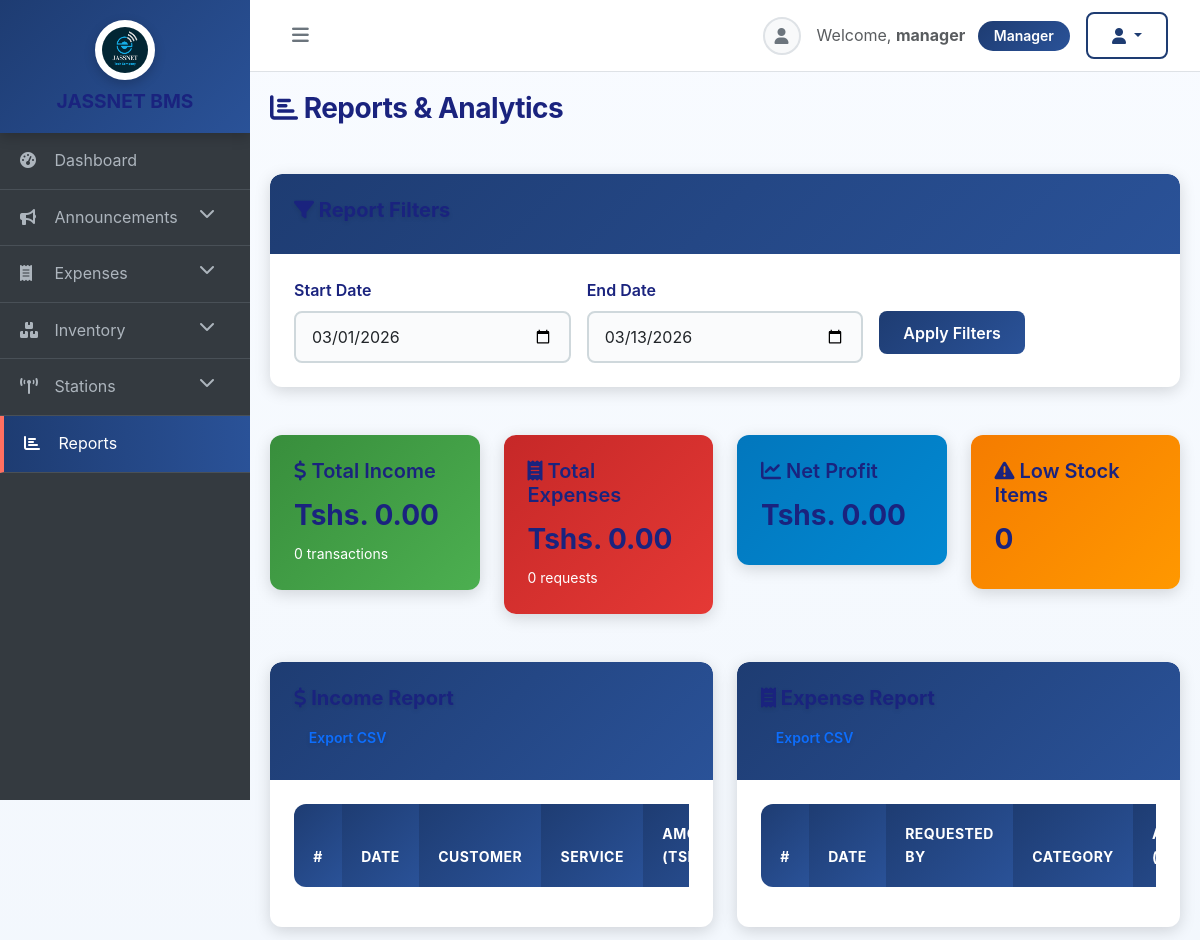
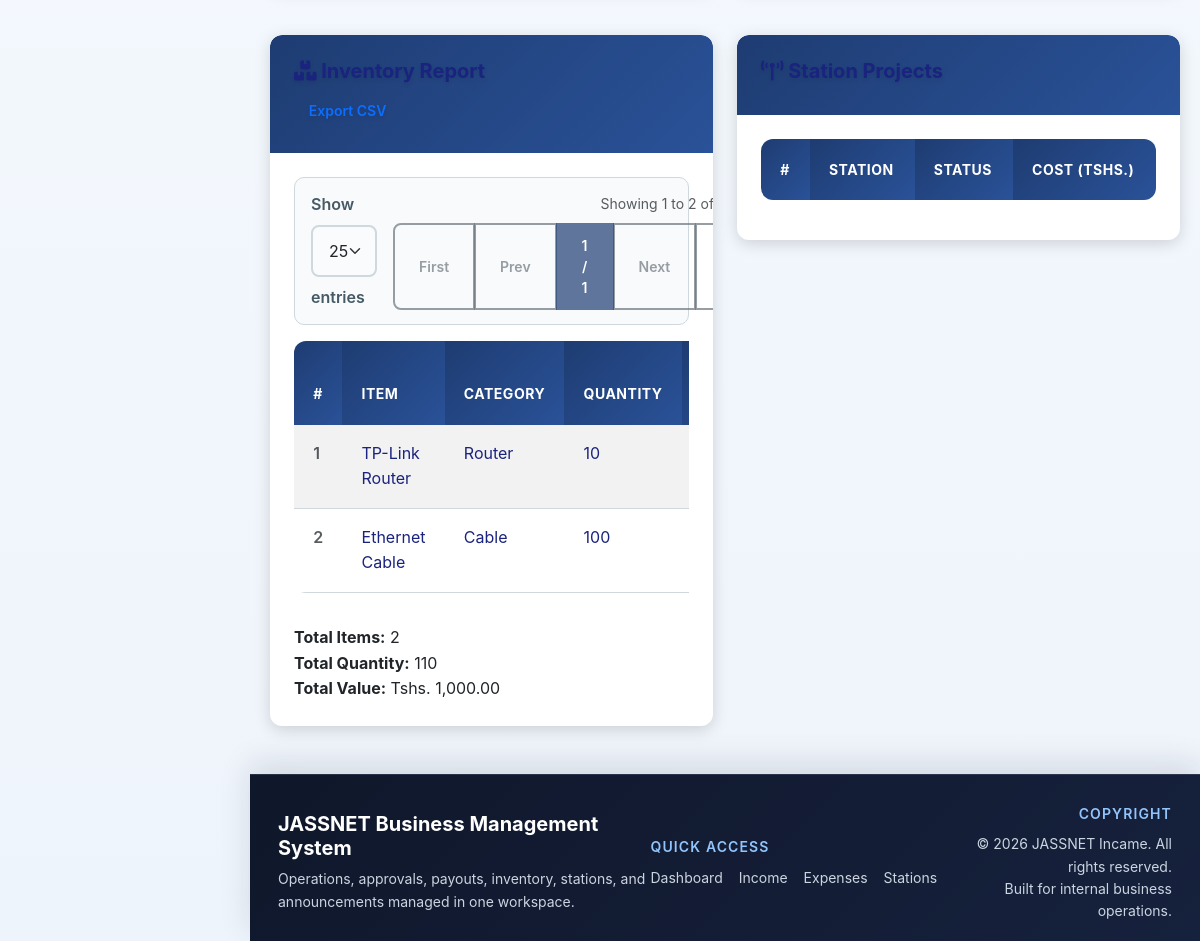
The app's page /pages/reports.php (signed in) with its own data (2 pictures, top to bottom).
### tables this page shows
CREATE TABLE inventory (
    id INT AUTO_INCREMENT PRIMARY KEY,
    item_name VARCHAR(100) NOT NULL,
    category ENUM('Router', 'Cable', 'Antenna', 'Tools', 'Accessories') NOT NULL,
    quantity INT NOT NULL,
    purchase_price DECIMAL(10,2),
    selling_price DECIMAL(10,2),
    supplier VARCHAR(100),
    purchase_date DATE,
    status ENUM('Available', 'Installed', 'Damaged') DEFAULT 'Available',
    is_deleted TINYINT(1) NOT NULL DEFAULT 0,
    deleted_at DATETIME NULL,
    notes TEXT
);

### pages/reports.php (the view, shortened to what this page needs)
<?php
require_once '../includes/functions.php';
$start_date = $_GET['start_date'] ?? date('Y-m-01');
$end_date = $_GET['end_date'] ?? date('Y-m-d');
$income_result = $conn->query("SELECT SUM(amount) as total, COUNT(*) as count FROM income WHERE date BETWEEN '$start_date' AND '$end_date'");
$income_summary = $income_result->fetch_assoc();
$expense_result = $conn->query("SELECT SUM(amount_requested) as total_requested, SUM(COALESCE(ep.amount_paid, 0)) as total_paid, COUNT(*) as count FROM expense_requests er LEFT JOIN expense_payments ep ON er.id = ep.expense_request_id WHERE er.request_date BETWEEN '$start_date' AND '$end_date'");
$expense_summary = $expense_result->fetch_assoc();
$inventory_result = $conn->query("SELECT COUNT(*) as total_items, SUM(quantity) as total_quantity, SUM(quantity * purchase_price) as total_value FROM inventory WHERE COALESCE(is_deleted, 0) = 0");
$inventory_summary = $inventory_result->fetch_assoc();
$low_stock_result = $conn->query("SELECT COUNT(*) as count FROM inventory WHERE quantity < 5 AND COALESCE(is_deleted, 0) = 0");
$low_stock_count = $low_stock_result->fetch_assoc()['count'];
?>
<?php include '../includes/header.php'; ?>
<div class="row mb-4">
    <div class="col-md-12">
        <h2><i class="fas fa-chart-bar"></i> Reports & Analytics</h2>
    </div>
</div>
<div class="row mb-4">
    <div class="col-md-12">
        <div class="card">
            <div class="card-header">
                <h5><i class="fas fa-filter"></i> Report Filters</h5>
            </div>
            <div class="card-body">
                <form method="GET" class="row g-3">
                    <div class="col-md-4">
                        <label for="start_date" class="form-label">Start Date</label>
                        <input type="date" class="form-control" id="start_date" name="start_date" value="<?php echo $start_date; ?>">
                    </div>
                    <div class="col-md-4">
                        <label for="end_date" class="form-label">End Date</label>
                        <input type="date" class="form-control" id="end_date" name="end_date" value="<?php echo $end_date; ?>">
                    </div>
                    <div class="col-md-4">
                        <label class="form-label">&nbsp;</label>
                        <button type="submit" class="btn btn-primary d-block">Apply Filters</button>
                    </div>
                </form>
            </div>
        </div>
    </div>
</div>
<div class="row mb-4">
    <div class="col-md-3">
        <div class="card text-white bg-success">
            <div class="card-body">
                <h5 class="card-title"><i class="fas fa-dollar-sign"></i> Total Income</h5>
                <h3>Tshs. <?php echo number_format($income_summary['total'] ?? 0, 2); ?></h3>
                <small><?php echo $income_summary['count'] ?? 0; ?> transactions</small>
            </div>
        </div>
    </div>
    <div class="col-md-3">
        <div class="card text-white bg-danger">
            <div class="card-body">
                <h5 class="card-title"><i class="fas fa-receipt"></i> Total Expenses</h5>
                <h3>Tshs. <?php echo number_format($expense_summary['total_paid'] ?? 0, 2); ?></h3>
                <small><?php echo $expense_summary['count'] ?? 0; ?> requests</small>
            </div>
        </div>
    </div>
    <div class="col-md-3">
        <div class="card text-white bg-info">
            <div class="card-body">
                <h5 class="card-title"><i class="fas fa-chart-line"></i> Net Profit</h5>
                <h3>Tshs. <?php echo number_format(($income_summary['total'] ?? 0) - ($expense_summary['total_paid'] ?? 0), 2); ?></h3>
            </div>
        </div>
    </div>
    <div class="col-md-3">
        <div class="card text-white bg-warning">
            <div class="card-body">
                <h5 class="card-title"><i class="fas fa-exclamation-triangle"></i> Low Stock Items</h5>
                <h3><?php echo $low_stock_count; ?></h3>
            </div>
        </div>
    </div>
</div>
<div class="row mb-4">
    <div class="col-md-6">
        <div class="card">
            <div class="card-header">
                <h5><i class="fas fa-dollar-sign"></i> Income Report</h5>
                <a href="?export=income&start_date=<?php echo $start_date; ?>&end_date=<?php echo $end_date; ?>" class="btn btn-sm btn-outline-primary">Export CSV</a>
            </div>
            <div class="card-body">
                <div class="table-responsive">
                    <table class="table table-striped">
                        <thead>
                            <tr>
                                <th>Date</th>
                                <th>Customer</th>
                                <th>Service</th>
                                <th>Amount (Tshs.)</th>
                            </tr>
                        </thead>
                    </table>
                </div>
            </div>
        </div>
    </div>
    <div class="col-md-6">
        <div class="card">
            <div class="card-header">
                <h5><i class="fas fa-receipt"></i> Expense Report</h5>
                <a href="?export=expenses&start_date=<?php echo $start_date; ?>&end_date=<?php echo $end_date; ?>" class="btn btn-sm btn-outline-primary">Export CSV</a>
            </div>
            <div class="card-body">
                <div class="table-responsive">
                    <table class="table table-striped">
                        <thead>
                            <tr>
                                <th>Date</th>
                                <th>Requested By</th>
                                <th>Category</th>
                                <th>Amount (Tshs.)</th>
                            </tr>
                        </thead>
                    </table>
                </div>
            </div>
        </div>
    </div>
</div>
<div class="row mb-4">
    <div class="col-md-6">
        <div class="card">
            <div class="card-header">
                <h5><i class="fas fa-boxes"></i> Inventory Report</h5>
                <a href="?export=inventory" class="btn btn-sm btn-outline-primary">Export CSV</a>
            </div>
            <div class="card-body">
                <div class="table-responsive">
                    <table class="table table-striped">
                        <thead>
                            <tr>
                                <th>Item</th>
                                <th>Category</th>
                                <th>Quantity</th>
                                <th>Value (Tshs.)</th>
                            </tr>
                        </thead>
                        <tbody>
                            <?php
                            $inventory_records = $conn->query("SELECT item_name, category, quantity, (quantity * purchase_price) as value FROM inventory WHERE COALESCE(is_deleted, 0) = 0 ORDER BY category, item_name LIMIT 10");
                            while ($row = $inventory_records->fetch_assoc()):
                            ?>
                            <tr>
                                <td><?php echo htmlspecialchars($row['item_name']); ?></td>
                                <td><?php echo htmlspecialchars($row['category']); ?></td>
                                <td><?php echo $row['quantity']; ?></td>
                                <td>Tshs. <?php echo number_format($row['value'], 2); ?></td>
                            </tr>
                            <?php endwhile; ?>
                        </tbody>
                    </table>
                </div>
                <div class="mt-3">
                    <strong>Total Items:</strong> <?php echo $inventory_summary['total_items']; ?><br>
                    <strong>Total Quantity:</strong> <?php echo $inventory_summary['total_quantity']; ?><br>
                    <strong>Total Value:</strong> Tshs. <?php echo number_format($inventory_summary['total_value'], 2); ?>
                </div>
            </div>
        </div>
    </div>
    <div class="col-md-6">
        <div class="card">
            <div class="card-header">
                <h5><i class="fas fa-broadcast-tower"></i> Station Projects</h5>
            </div>
            <div class="card-body">
                <div class="table-responsive">
                    <table class="table table-striped">
                        <thead>
                            <tr>
                                <th>Station</th>
                                <th>Status</th>
                                <th>Cost (Tshs.)</th>
                            </tr>
                        </thead>
                    </table>
                </div>
            </div>
        </div>
    </div>
</div>
<?php include '../includes/footer.php'; ?>

### assets/css/style.css (style rules this page uses)
:root { --primary-color: #1e3c72; --primary-light: #2a5298; --primary-dark: #0a1a3f; --secondary-color: #b71c1c; --secondary-light: #e53935; --secondary-dark: #7d0c0c; --accent-color: #ff6f61; --warning-color: #ffa500; --danger-color: #c62828; --info-color: #0277bd; --success-color: #388e3c; --dark-bg: #0f2027; --light-bg: #f5f7fa; --text-primary: #1a237e; --text-secondary: #455a64; --border-color: #cfd8dc; --shadow-sm: 0 2px 8px rgba(0, 0, 0, 0.12); --shadow-md: 0 4px 16px rgba(0, 0, 0, 0.15); --shadow-lg: 0 8px 24px rgba(0, 0, 0, 0.2); }
* { transition: background-color 0.3s ease, color 0.3s ease, border-color 0.3s ease; }
body { background: linear-gradient(135deg, #f5f7fa 0%, #e8ecf1 100%); font-family: -apple-system, BlinkMacSystemFont, 'Segoe UI', 'Roboto', 'Helvetica', 'Arial', sans-serif; color: var(--text-primary); overflow-x: hidden; line-height: 1.6; }
.card { border: none; border-radius: 12px; box-shadow: var(--shadow-md); margin-bottom: 24px; background: white; overflow: hidden; transition: all 0.3s cubic-bezier(0.4, 0, 0.2, 1); }
.card-header { background: linear-gradient(135deg, var(--primary-color) 0%, var(--primary-light) 100%); color: white; border-radius: 12px 12px 0 0 !important; font-weight: 700; padding: 1.5rem; border: none; text-shadow: 0 2px 4px rgba(0, 0, 0, 0.1); }
.card-body { padding: 1.5rem; }
.card-title { color: var(--text-primary); font-weight: 600; margin-bottom: 1rem; }
.btn { border-radius: 8px; font-weight: 600; padding: 0.6rem 1.5rem; transition: all 0.3s ease; border: 2px solid transparent; }
.btn-primary { background: linear-gradient(135deg, var(--primary-color) 0%, var(--primary-light) 100%); color: white; border: none; }
.btn-sm { padding: 0.4rem 0.8rem; font-size: 0.875rem; }
.form-control, .form-select { border: 2px solid var(--border-color); border-radius: 8px; padding: 0.75rem 1rem; font-size: 1rem; transition: all 0.3s ease; background-color: #fafbfc; }
.form-label { font-weight: 600; color: var(--text-primary); margin-bottom: 0.5rem; }
.table { background-color: white; border-radius: 12px; overflow: hidden; border-collapse: collapse; }
.table thead th { background: linear-gradient(135deg, var(--primary-color) 0%, var(--primary-light) 100%); color: white; border: none; font-weight: 700; padding: 1.2rem; text-transform: uppercase; font-size: 0.875rem; letter-spacing: 0.5px; }
.table tbody td { padding: 1rem 1.2rem; border-bottom: 1px solid var(--border-color); color: var(--text-primary); }
.table tbody tr { transition: background-color 0.3s ease; }
.table-striped tbody tr:nth-of-type(odd) { background-color: #fafbfc; }
h1, h2, h3, h4, h5, h6 { color: var(--text-primary); font-weight: 700; }
h2 { margin-bottom: 1.5rem; font-size: 1.75rem; letter-spacing: -0.5px; }
.card { transition: transform 0.3s ease-out, box-shadow 0.3s ease-out; }
.bg-success { background: linear-gradient(135deg, #388e3c 0%, #4caf50 100%) !important; color: white !important; }
.bg-info { background: linear-gradient(135deg, #0277bd 0%, #0288d1 100%) !important; color: white !important; }
.bg-warning { background: linear-gradient(135deg, #f57c00 0%, #ff9800 100%) !important; color: white !important; }
.bg-danger { background: linear-gradient(135deg, #c62828 0%, #e53935 100%) !important; color: white !important; }

### includes/header.php (style rules this page uses)
:root { --app-accent: #1f6feb; --app-accent-dark: #174ea6; --app-surface: #ffffff; --app-muted-surface: #f4f7fb; --app-border: #dbe4f0; --app-footer-bg: #0f172a; --app-footer-text: #cbd5e1; }
body { background: linear-gradient(180deg, #f8fbff 0%, #eef4fb 100%); }

### records on screen
inventory: item_name "TP-Link Router", category "Router", quantity "10"
inventory: item_name "Ethernet Cable", category "Cable", quantity "100"

### other values on screen
$displayName "manager"
$displayRole "Manager"
$income_summary['total'] "0.00"
$income_summary['count'] "0"
$expense_summary['total_paid'] "0.00"
$expense_summary['count'] "0"
$low_stock_count "0"
$inventory_summary['total_items'] "2"
$inventory_summary['total_quantity'] "110"
$inventory_summary['total_value'] "1,000.00"
